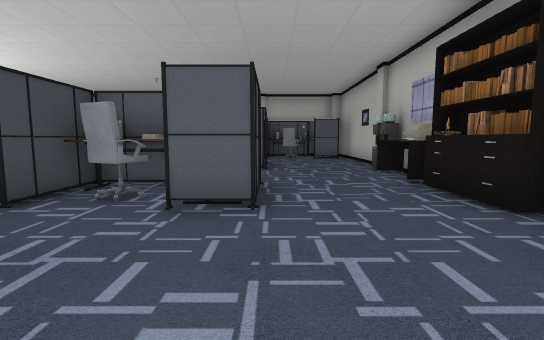
[1] (above)

24 first-person views from a walk through a 3-D level made in the Unity game engine. The camera is 1.5 m above the floor, tilts 6° down and sees 85° across. The floor is counted in squares, 1.8 m on a side. Each view is taken from the middle of a square. On the plan, view 1 faces up. The plan holds only what a view shows up to about 11 squares ahead; the rest is blank. The place goes on beyond the plan. The player character is not drawn. Door leaves are left out, so doorways stand open. Some surface patterns are stand-ins.

[2]
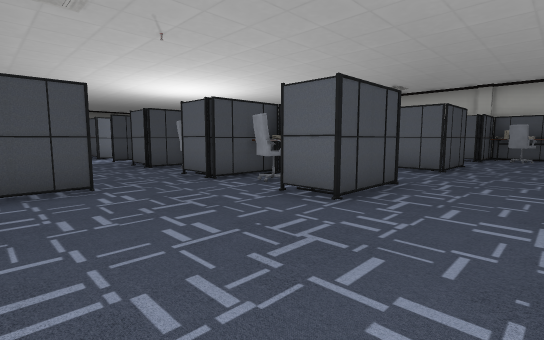

[3]
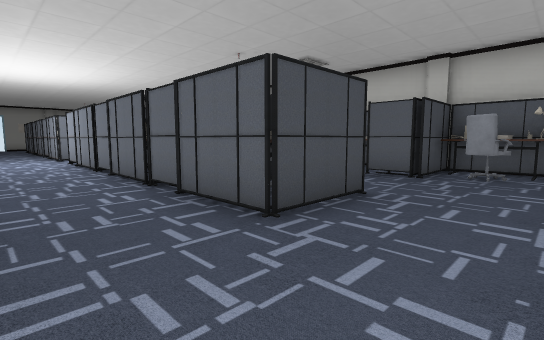

[4]
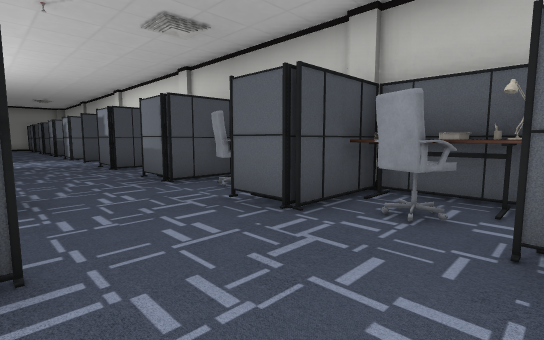

[5]
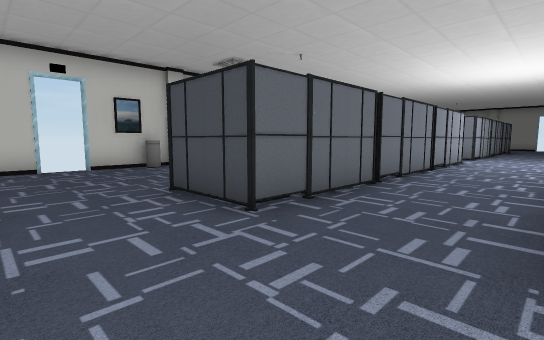

[6]
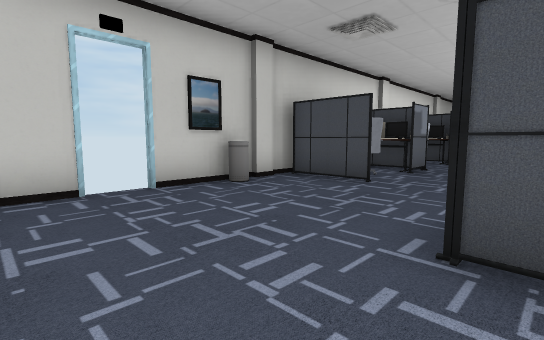

[7]
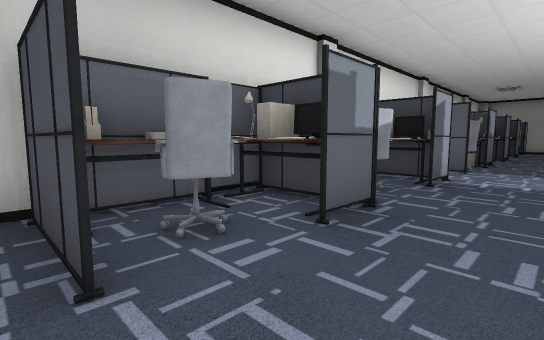

[8]
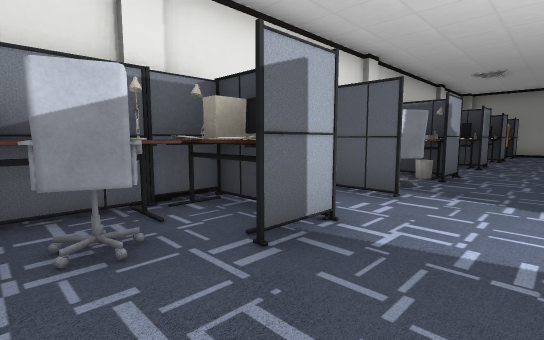

[9]
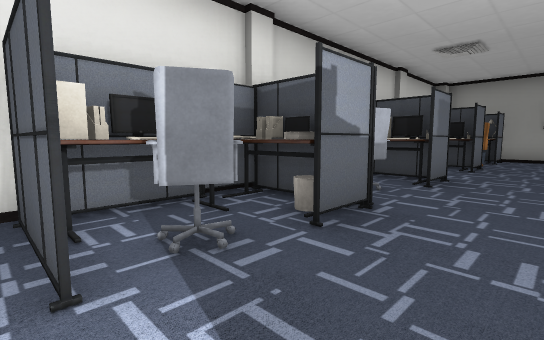

[10]
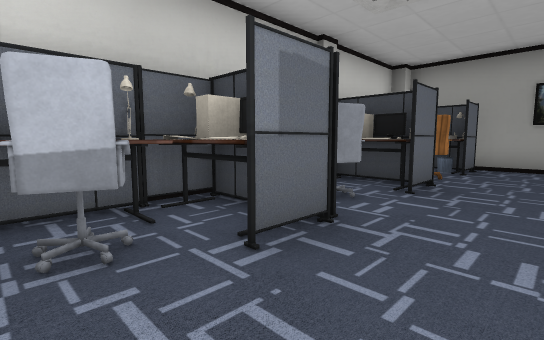

[11]
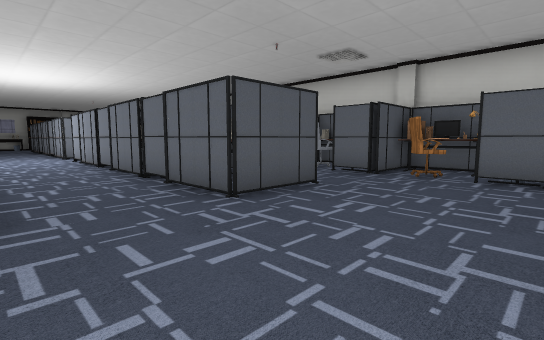

[12]
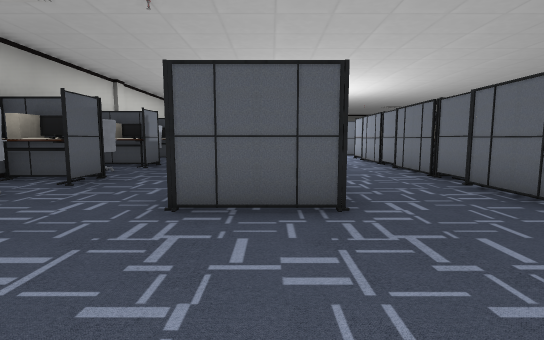

[13]
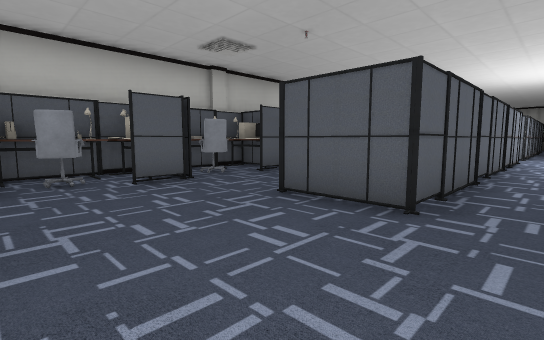

[14]
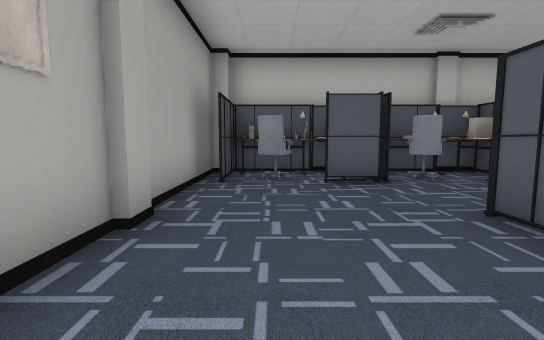

[15]
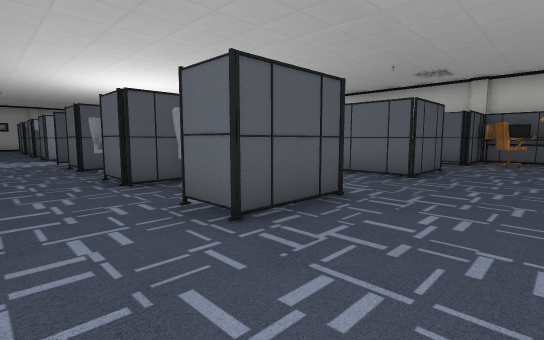

[16]
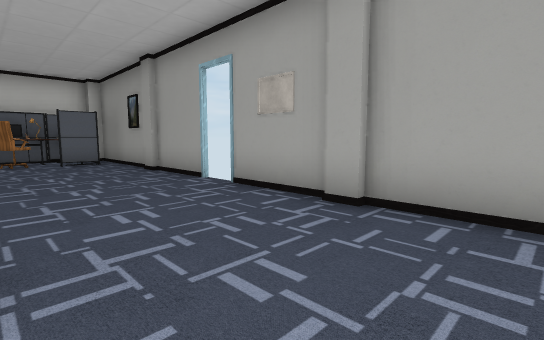

[17]
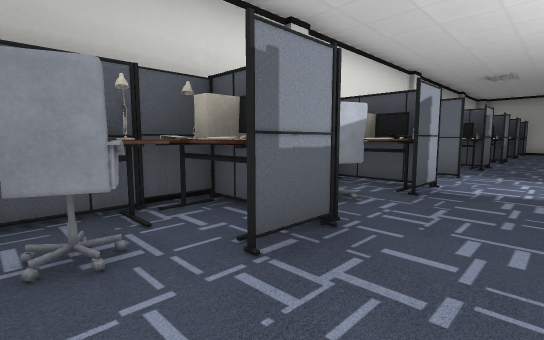

[18]
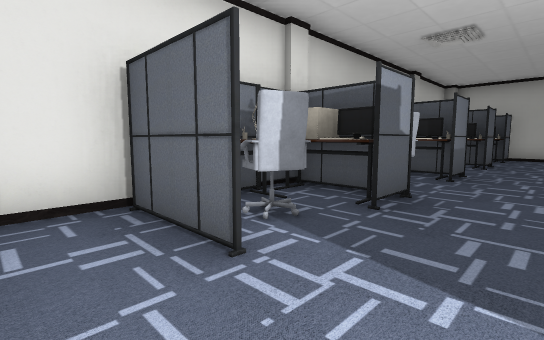

[19]
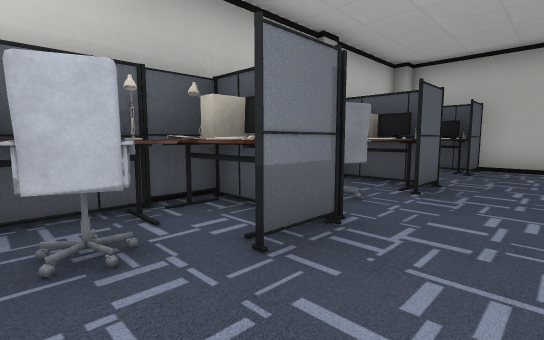

[20]
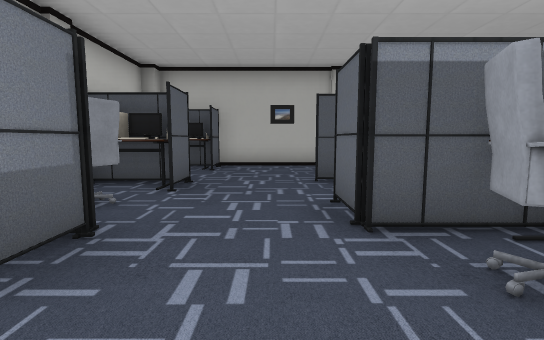

[21]
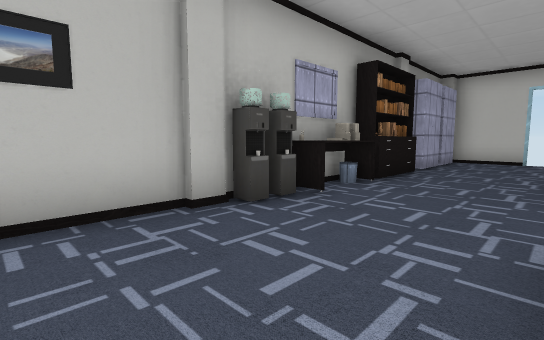

[22]
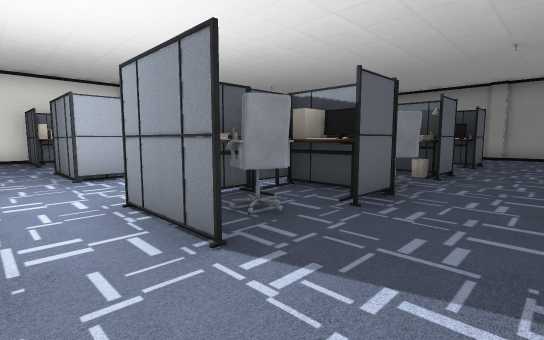

[23]
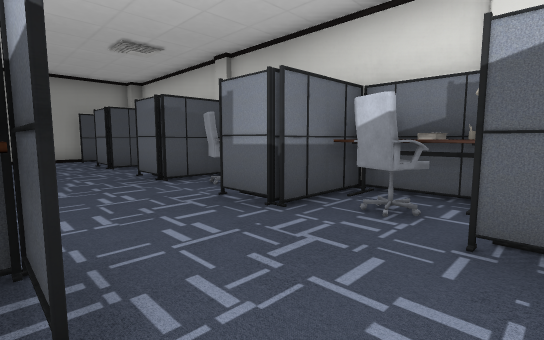

[24]
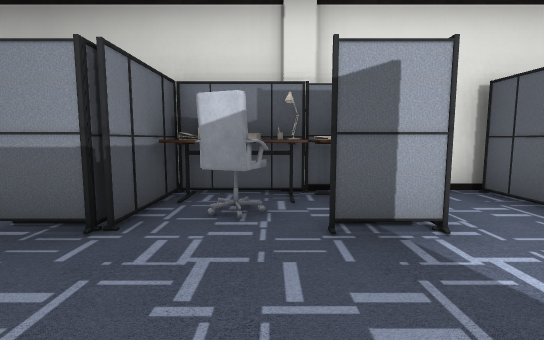

### Floor plan
Key: @ floor where view 1 was taken; # wall or solid block; . floor; D open door; P pillar; T table; B bookshelf; I bin; C chair; A cabinet; O other object.
Columns run from 25 left of view 1 to 4 right of it. Each row starts with its distance up from view 1.
 15  P####P#####P#####P#### P###P
 14  OOOOOOOOOOOOO..OOOOOOO OOOO
 13 #OOOOO.OO.O.OO..O.OO.O.OO.OO.#
 12 #............................#
 11 #............................#
 10 #P...O..O.OO..O.O   ..O..O...#
  9 #....OOOOOOOOOO.OOOOOOOOOO...P
  8 #...........................O
  7 D...........................T
  6 #...........................T
  5 #....OOOOOOOOO..OOOOOOOOO...B
  4 #P...O.O  O  O..O.O.OO.OO...B
  3 #............................P
  2 #...........................A
  1 #.OC.OO.O.OO.O..OO.O.OO.....A
  0 #. TTOOOOOOOOO..OOOOOO...@..A
 -1  P##P  ###P#####P#####PI#DD#P

Positions as (right, up) in squares from view 1, and headings:
1: (0, 0), facing up
2: (2, 0), facing up-left
3: (2, 6), facing up-left
4: (2, 10), facing up-left
5: (2, 8), facing down-left
6: (2, 4), facing down-left
7: (-3, 3), facing down-left
8: (-7, 3), facing down-left
9: (-11, 3), facing down-left
10: (-15, 3), facing down-left
11: (-24, 8), facing down-right
12: (-24, 9), facing right
13: (-24, 7), facing up-right
14: (-23, 7), facing up
15: (-23, 12), facing down-right
16: (-21, 12), facing down-left
17: (-17, 11), facing up-right
18: (-11, 11), facing up-right
19: (-6, 11), facing up-right
20: (-6, 11), facing right
21: (0, 11), facing down-right
22: (-10, 12), facing down-left
23: (-12, 10), facing up-left
24: (-13, 10), facing up
